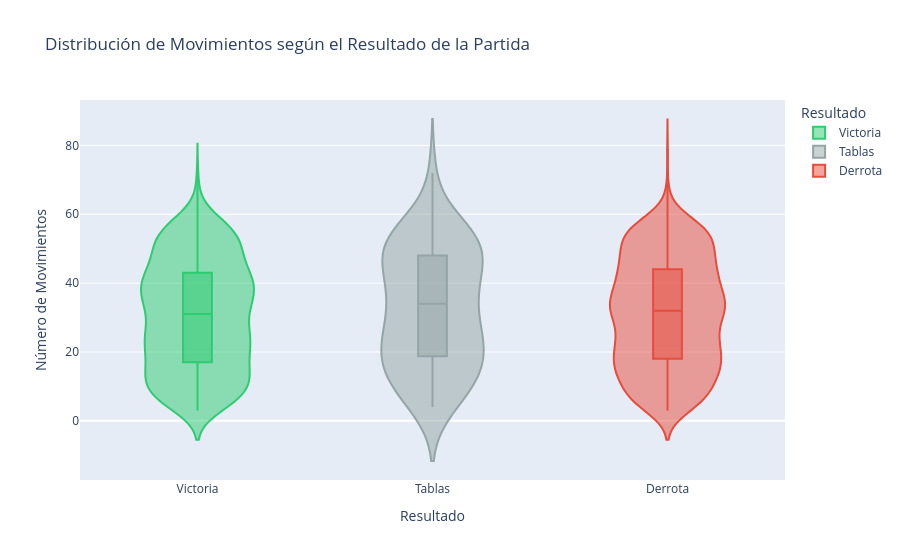

Notebook cell for this chart:
### Code cell
import pandas as pd
import numpy as np
import plotly.express as px

# # 1. GENERACIÓN DE DATOS SIMULADOS (Reemplaza esto con tu DataFrame de chess.com)
# # Simulamos 300 partidas jugadas en los últimos meses
# np.random.seed(42)
# fechas = pd.date_range(start="2023-01-01", periods=300, freq="D")
# # Simulamos cantidad de movimientos (media de 35, desviación de 15)
# movimientos = np.abs(np.random.normal(loc=35, scale=15, size=300)).astype(int)
# # Resultados aleatorios
# resultados = np.random.choice(['Victoria', 'Derrota', 'Tablas'], size=300, p=[0.45, 0.45, 0.10])

# df = pd.DataFrame({'Fecha': fechas, 'Movimientos': movimientos, 'Resultado': resultados})

df_movimientos['resultado_texto'] = df_movimientos['resultado'].map({1: 'Victoria', -1: 'Derrota', 0: 'Tablas'})

fig = px.violin(
    df_movimientos,
    x="resultado_texto",      # Eje X categórico
    y="num_movimientos",      # Eje Y con la longitud de la partida
    color="resultado_texto",  # Un color para cada resultado
    color_discrete_map={
        "Victoria": "#2ecc71", # Verde
        "Derrota": "#e74c3c",  # Rojo
        "Tablas": "#95a5a6"    # Gris
    },
    box=True,                 # Muestra un pequeño diagrama de caja dentro del violín
    title="Distribución de Movimientos según el Resultado de la Partida",
    labels={
        "resultado_texto": "Resultado",
        "num_movimientos": "Número de Movimientos"
    }
)

# 3. Forzamos el orden del eje X para que sea más intuitivo
fig.update_xaxes(categoryorder='array', categoryarray=['Victoria', 'Tablas', 'Derrota'])

# Mostrar gráfico
fig.show()

### Figure 1 — Plotly figure (JSON) as saved in the notebook; plotly's stock layout.template omitted (floating-point values rounded to 4 significant figures; data arrays with more than 128 entries replaced by an {"elided": "..."} marker saying what was removed)
{"data": [{"alignmentgroup": "True", "box": {"visible": true}, "hovertemplate": "Resultado=%{x}<br>Número de Movimientos=%{y}<extra></extra>", "legendgroup": "Victoria", "marker": {"color": "#2ecc71"}, "name": "Victoria", "offsetgroup": "Victoria", "orientation": "v", "scalegroup": "True", "showlegend": true, "type": "violin", "x": {"elided": "1012 str values"}, "x0": " ", "xaxis": "x", "y": {"elided": "1012 int values"}, "y0": " ", "yaxis": "y"}, {"alignmentgroup": "True", "box": {"visible": true}, "hovertemplate": "Resultado=%{x}<br>Número de Movimientos=%{y}<extra></extra>", "legendgroup": "Tablas", "marker": {"color": "#95a5a6"}, "name": "Tablas", "offsetgroup": "Tablas", "orientation": "v", "scalegroup": "True", "showlegend": true, "type": "violin", "x": ["Tablas", "Tablas", "Tablas", "Tablas", "Tablas", "Tablas", "Tablas", "Tablas", "Tablas", "Tablas", "Tablas", "Tablas", "Tablas", "Tablas", "Tablas", "Tablas", "Tablas", "Tablas", "Tablas", "Tablas", "Tablas", "Tablas", "Tablas", "Tablas", "Tablas", "Tablas", "Tablas", "Tablas", "Tablas", "Tablas", "Tablas", "Tablas", "Tablas", "Tablas", "Tablas", "Tablas", "Tablas", "Tablas", "Tablas", "Tablas", "Tablas", "Tablas", "Tablas", "Tablas", "Tablas", "Tablas", "Tablas", "Tablas", "Tablas", "Tablas", "Tablas", "Tablas", "Tablas", "Tablas", "Tablas", "Tablas", "Tablas", "Tablas", "Tablas", "Tablas", "Tablas", "Tablas", "Tablas", "Tablas", "Tablas"], "x0": " ", "xaxis": "x", "y": [25, 14, 53, 14, 49, 56, 47, 38, 53, 50, 48, 19, 25, 51, 25, 31, 30, 23, 18, 34, 53, 19, 4, 14, 42, 29, 15, 52, 16, 56, 25, 45, 28, 50, 40, 54, 59, 47, 34, 37, 34, 5, 10, 21, 5, 72, 21, 11, 14, 55, 42, 12, 44, 10, 19, 48, 43, 23, 7, 34, 40, 58, 6, 23, 36], "y0": " ", "yaxis": "y"}, {"alignmentgroup": "True", "box": {"visible": true}, "hovertemplate": "Resultado=%{x}<br>Número de Movimientos=%{y}<extra></extra>", "legendgroup": "Derrota", "marker": {"color": "#e74c3c"}, "name": "Derrota", "offsetgroup": "Derrota", "orientation": "v", "scalegroup": "True", "showlegend": true, "type": "violin", "x": {"elided": "979 str values"}, "x0": " ", "xaxis": "x", "y": {"elided": "979 int values"}, "y0": " ", "yaxis": "y"}], "layout": {"legend": {"title": {"text": "Resultado"}, "tracegroupgap": 0}, "title": {"text": "Distribución de Movimientos según el Resultado de la Partida"}, "violinmode": "overlay", "xaxis": {"anchor": "y", "categoryarray": ["Victoria", "Tablas", "Derrota"], "categoryorder": "array", "domain": [0, 1], "title": {"text": "Resultado"}}, "yaxis": {"anchor": "x", "domain": [0, 1], "title": {"text": "Número de Movimientos"}}}}
